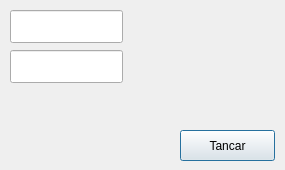
<?xml version="1.0" encoding="UTF-8"?>
<ui version="4.0">
 <class>Dialog</class>
 <widget class="QDialog" name="Dialog">
  <property name="geometry">
   <rect>
    <x>0</x>
    <y>0</y>
    <width>285</width>
    <height>170</height>
   </rect>
  </property>
  <property name="windowTitle">
   <string>Dialog</string>
  </property>
  <widget class="QPushButton" name="pushButton">
   <property name="geometry">
    <rect>
     <x>180</x>
     <y>130</y>
     <width>95</width>
     <height>31</height>
    </rect>
   </property>
   <property name="text">
    <string>Tancar</string>
   </property>
  </widget>
  <widget class="QLineEdit" name="lineEdit">
   <property name="geometry">
    <rect>
     <x>10</x>
     <y>10</y>
     <width>113</width>
     <height>33</height>
    </rect>
   </property>
  </widget>
  <widget class="QLineEdit" name="lineEdit_2">
   <property name="geometry">
    <rect>
     <x>10</x>
     <y>50</y>
     <width>113</width>
     <height>33</height>
    </rect>
   </property>
  </widget>
 </widget>
 <resources/>
 <connections>
  <connection>
   <sender>pushButton</sender>
   <signal>clicked()</signal>
   <receiver>Dialog</receiver>
   <slot>tancar()</slot>
   <hints>
    <hint type="sourcelabel">
     <x>204</x>
     <y>144</y>
    </hint>
    <hint type="destinationlabel">
     <x>111</x>
     <y>122</y>
    </hint>
   </hints>
  </connection>
 </connections>
 <slots>
  <slot>tancar()</slot>
 </slots>
</ui>
